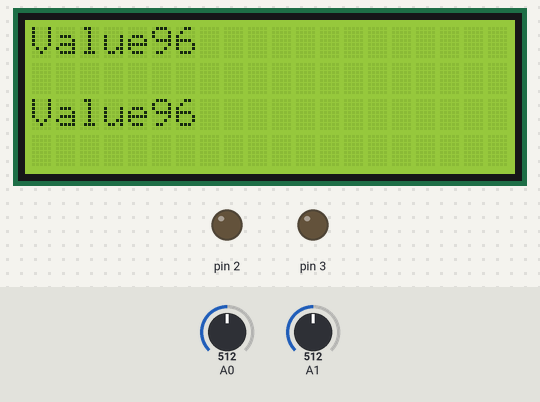
Simulated run of this sketch. Board: Arduino Uno, built with avr-gcc and run on an emulated ATmega328P. Shown: 20×4 character LCD, output pins drawn as LEDs (lit = HIGH). Inputs (shaded band) come from the test bench; at power-on: A1 = 512, A0 = 512. What the sketch prints to the serial monitor is not drawn.

Above: at 5.2 s.
5.3 s: A1 set to 957
At 6.2 s:
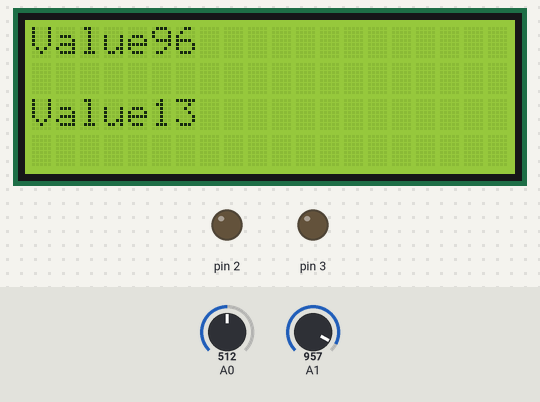
6.8 s: A1 set to 984
At 8.2 s:
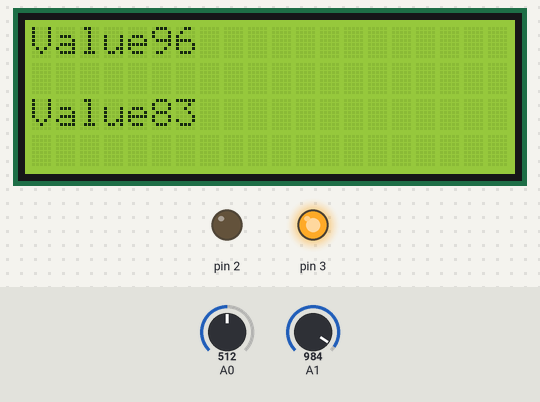
8.6 s: A0 set to 961
At 9.7 s:
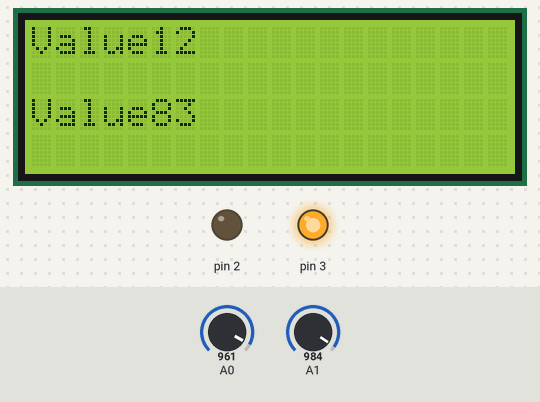
10.1 s: A0 set to 984
At 11.4 s:
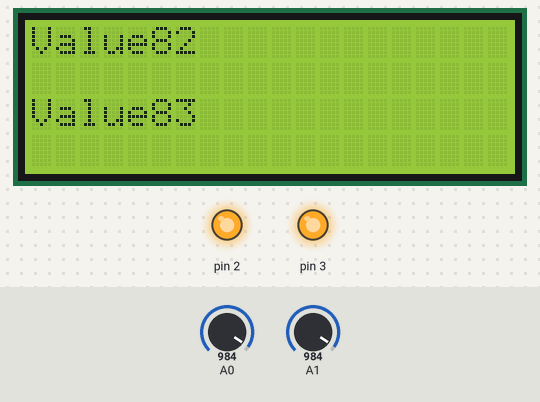
13.1 s: A1 set to 608
At 14.2 s:
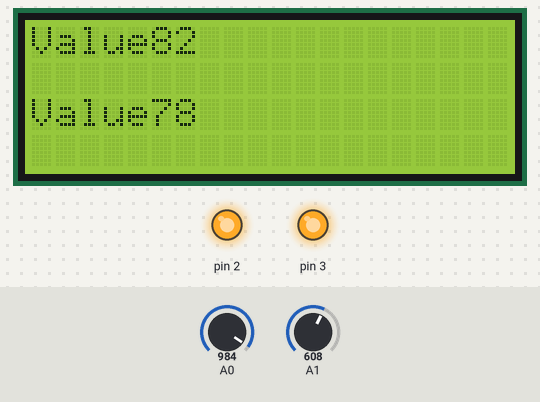
14.6 s: A1 set to 590
At 15.8 s:
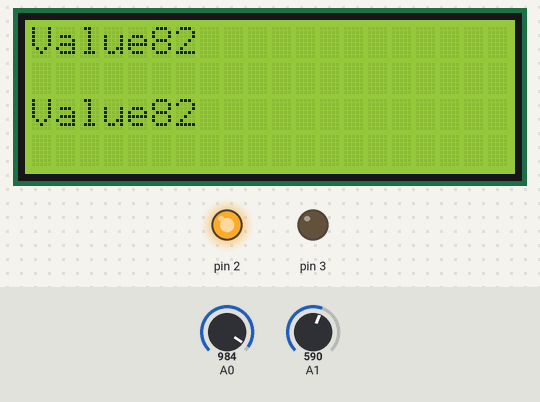
Timing chart, 0 to 17.4 s (numbered marks = the images above; inputs shaded):
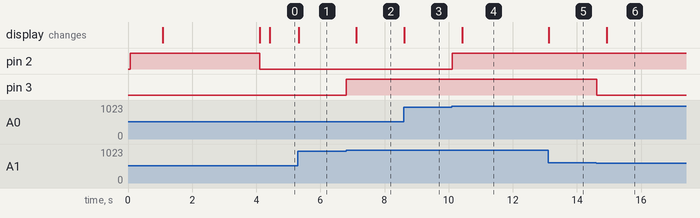

Measured:
- the behaviour switches between 975 and 976 on A1 (found by bisection; images 1 and 2)
- the behaviour switches between 975 and 976 on A0 (found by bisection; images 3 and 4)
- the behaviour switches between 597 and 596 on A1 (found by bisection; images 5 and 6)
- after the input at 5.3 s, the display: changes at once (image 1)
- after the input at 6.8 s, pin 3: LOW → HIGH at once; the display: changes after 0.31 s (image 2)
- after the input at 8.6 s, the display: changes at once (image 3)
- after the input at 10.1 s, pin 2: LOW → HIGH at once; the display: changes after 0.33 s (image 4)
- after the input at 13.1 s, the display: changes at once (image 5)
- after the input at 14.6 s, pin 3: HIGH → LOW at once; the display: changes after 0.32 s (image 6)

The sketch:

bucaf.ino
```cpp
#include <LiquidCrystal_I2C.h>
LiquidCrystal_I2C lcd(0x27, 20, 4);

int soilMoistureValue = 0;
int percentage=0;
int soilMoistureValue2 = 0;
int percentage2=0;

void setup() {
  Serial.begin(9600);
  lcd.init();
  lcd.backlight();
  lcd.clear();
  pinMode(2, OUTPUT);
  pinMode(3, OUTPUT);
  digitalWrite(2, HIGH);
  delay(1000);
  lcd.setCursor(0, 0);
  lcd.print("IRRIGATION");
  lcd.setCursor(0, 1);
  lcd.print("SYSTEM IS ON ");
  lcd.print("");
  delay(3000);
  lcd.clear();
}

void loop() {
lcd.setCursor(0, 0);
  lcd.print("Value:");
  lcd.setCursor(5, 0); // Adjusted position
  lcd.print(percentage);

  // Print the second set of values
  lcd.setCursor(0, 2); // Adjusted row
  lcd.print("Value:");
  lcd.setCursor(5, 2); // Adjusted position
  lcd.print(percentage2);

  soilMoistureValue = analogRead(A0);
  soilMoistureValue2 = analogRead(A1);

  Serial.println(percentage);

  percentage = map(soilMoistureValue, 490, 1023, 100, 0);
  percentage2 = map(soilMoistureValue2, 490, 1023, 100, 0);

  if(percentage < 10)

  {

    Serial.println(" pump on");

    digitalWrite(2, HIGH);


  }

  if(percentage > 80 )

  {

    Serial.println("pump off");

    digitalWrite(2,LOW);

  }
  if(percentage2 < 10)

  {

    Serial.println(" pump on");


    digitalWrite(3,HIGH);

  }

  if( percentage2 > 80)

  {

    Serial.println("pump off");


    digitalWrite(3,LOW);
  }

}
```
